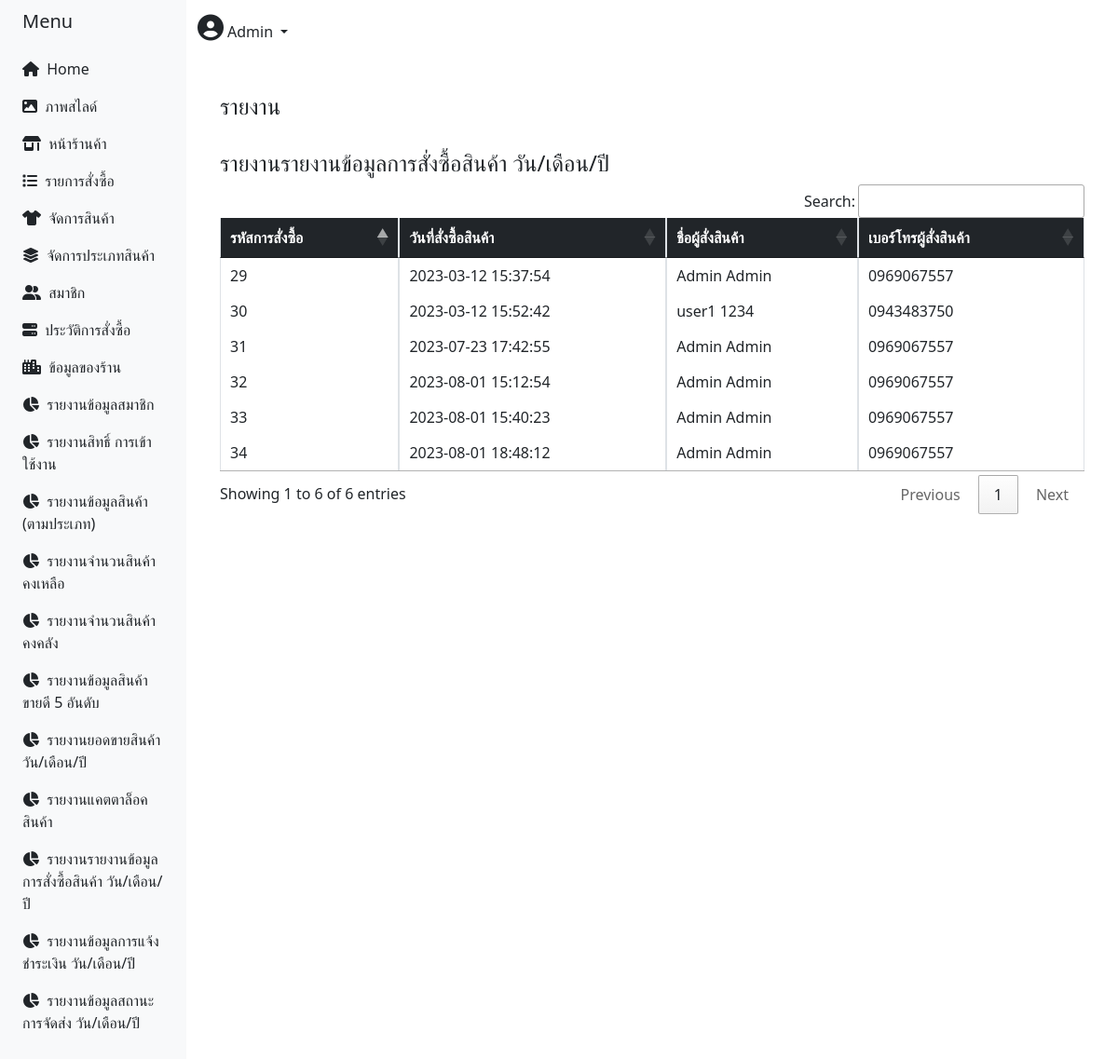
/admin/index_admin.php?p=report_purchase (signed in), run on the app's committed database.
### tables this page shows
CREATE TABLE `purchase` (
  `purchaseid` int(11) NOT NULL,
  `q_id` varchar(10) NOT NULL,
  `ID` varchar(50) NOT NULL,
  `date_purchase` datetime NOT NULL,
  `stu` int(1) NOT NULL,
  `name_booking` varchar(100) NOT NULL,
  `tel_booking` varchar(10) NOT NULL,
  `add_booking` varchar(300) NOT NULL,
  `email` varchar(255) NOT NULL,
  `transport` int(1) NOT NULL,
  `img` varchar(100) NOT NULL
);

### admin/report_purchase.php (the view, shortened to what this page needs)
<?php
require_once("../config/server.php");
$sql = "SELECT * FROM `purchase`";
$result1 = mysqli_query($conn, $sql);
?>
<head>
    <link rel="stylesheet" type="text/css" href="https://cdn.datatables.net/1.11.3/css/jquery.dataTables.css">
</head>
<?php
if (empty($_SESSION["ID"]) || $_SESSION["Userlevel"] != 1) {
    echo "<script>
    alert('โปรดเข้าสู่ระบบ  ');
    window.location.replace('../login.php');
    </script>";
} else { ?>
    <div class="content-wrapper">
        <section class="content">
            <div class="container-fluid">
                <div class="row">
                    <h4 class="mr-4 mt-4">รายงาน </h4>
                </div>
                <div class="row">
                    <div class="col-12" style="overflow-x:auto">
                        <h4 class="mr-4 mt-4">รายงานรายงานข้อมูลการสั่งซื้อสินค้า วัน/เดือน/ปี</h4>
                        <table id="report3" class="table table-bordered table-hover" style="overflow-x:auto">
                            <thead class="bg-dark text-white">
                                <th>รหัสการสั่งซื้อ</th>
                                <th>วันที่สั่งซื้อสินค้า</th>
                                <th>ชื่อผู้สั่งสินค้า</th>
                                <th>เบอร์โทรผู้สั่งสินค้า</th>
                            </thead>
                            <tbody>
                                <?php
                                while ($row = mysqli_fetch_array($result1)) {
                                    echo "<tr>";
                                    echo "<td> {$row['purchaseid']} </td>";
                                    echo "<td> {$row['date_purchase']} </td>";
                                    echo "<td> {$row['name_booking']} </td>";
                                    echo "<td> {$row['tel_booking']} </td>";
                                    echo "</tr>";
                                }
                                ?>
                            </tbody>
                        </table>
                    </div>
                </div>
            </div>
        </section>
    </div>
<?php } ?>

### admin/index_admin.php (style rules this page uses)
body { min-height: 100vh; overflow-x: hidden; font-family: 'Noto Sans Thai', sans-serif; }

### admin/nav_menu.php (style rules this page uses)
body { min-height: 100vh; overflow-x: hidden; font-family: 'Noto Sans Thai', sans-serif; }

### data on the page
purchase: purchaseid "29", date_purchase "2023-03-12 15:37:54", name_booking "Admin Admin", tel_booking "0969067557"
purchase: purchaseid "30", date_purchase "2023-03-12 15:52:42", name_booking "user1 1234", tel_booking "0943483750"
purchase: purchaseid "31", date_purchase "2023-07-23 17:42:55", name_booking "Admin Admin", tel_booking "0969067557"
purchase: purchaseid "32", date_purchase "2023-08-01 15:12:54", name_booking "Admin Admin", tel_booking "0969067557"
purchase: purchaseid "33", date_purchase "2023-08-01 15:40:23", name_booking "Admin Admin", tel_booking "0969067557"
purchase: purchaseid "34", date_purchase "2023-08-01 18:48:12", name_booking "Admin Admin", tel_booking "0969067557"

### other printed values
$_SESSION['Username'] "Admin"
